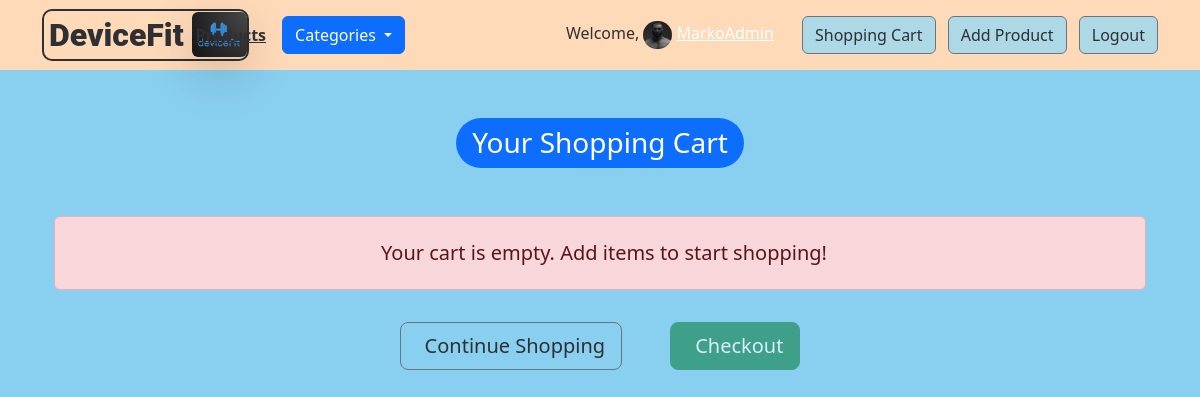
The page /cart/ (signed in) on the database as committed earlier.
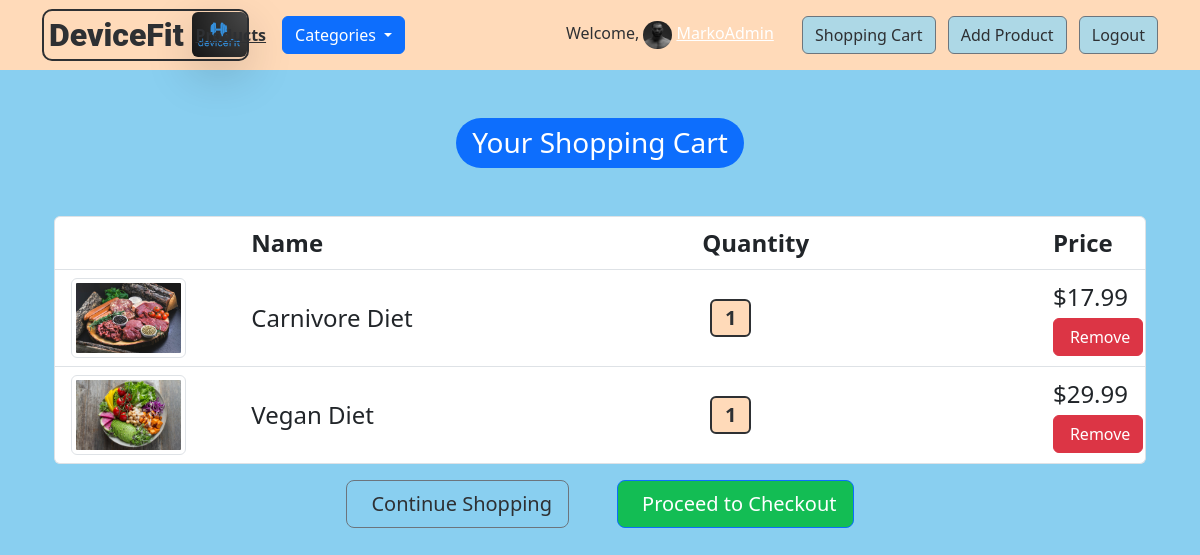
The same page on the database as committed later.
### app/models.py (models this page shows, shortened)
class ProductInCart(models.Model):
    product = models.ForeignKey(to=Product, on_delete=models.CASCADE)
    cart = models.ForeignKey(to=Cart, on_delete=models.CASCADE)
    quantity = models.IntegerField(default=1)
    class Meta:
        verbose_name_plural = "Products in cart"

class Product(models.Model):
    name = models.CharField(max_length=255)
    description = models.TextField()
    price = models.DecimalField(
        max_digits=10, decimal_places=2, validators=[MinValueValidator(0.01)]
    )
    image = models.ImageField(upload_to="products/")
    category = models.ForeignKey(to=Category, on_delete=models.CASCADE)
    user = models.ForeignKey(to=User, on_delete=models.CASCADE)
    created_at = models.DateTimeField(auto_now_add=True)
    updated_at = models.DateTimeField(auto_now=True)
    slug = models.SlugField(unique=True, blank=True, default="")
    class Meta:
        unique_together = ["user", "slug"]

### app/views.py (the view)
# urls.py: path("cart/", views.cart, name="cart"),
def cart(request: HttpRequest) -> HttpResponse:
    cart, cart_items = get_user_cart(request)
    context = {
        "categories": get_categories(),
        "info": get_user_info(request),
        "cart": cart_items,
    }
    return render(request, "cart.html", context)

### app/views.py (called while the page is built)
def get_categories() -> list[models.Category]:
    return list(models.Category.objects.all())

def get_user_info(request: HttpRequest) -> models.UserInformation | None:
    if not request.user.is_authenticated:
        return None
    try:
        return models.UserInformation.objects.get(user=request.user)  # type: ignore
    except models.UserInformation.DoesNotExist:
        return None

def get_user_cart(request: HttpRequest):
    if not request.user.is_authenticated:
        return None, None
    cart, _ = models.Cart.objects.get_or_create(user=request.user)
    cart_items = cart.productincart_set.all()
    return cart, cart_items

### app/templates/cart.html (shortened to what this page needs)
{% extends 'base.html' %} {% block content %}
<div class="container">
    <h3 class="text-center my-5">
        <span class="bg-primary text-white rounded-pill py-2 px-3 d-inline-block mx-auto">
            Your Shopping Cart
        </span>
    </h3>
    <ul class="list-group">
        {% if cart|length == 0 %}
        <h5 class="alert alert-danger text-center py-4 rounded-lg">
            Your cart is empty. Add items to start shopping!
        </h5>
        {% else %}
        <li class="list-group-item" key="{p.id}">
            <div class="row">
                <div class="col-2"></div>
                <div class="col-5 my-auto fs-4 fw-bold">Name</div>
                <div class="col-1 my-auto fs-4 fw-bold">Quantity</div>
                <div class="col-4 g-col-3 d-flex flex-column align-items-end">
                    <div class="col-1 my-auto fs-4 me-5 fw-bold">Price</div>
                </div>
            </div>
        </li>
        {% for product in cart %}
        <li class="list-group-item" key="{p.id}">
            <div class="row">
                <div class="col-2">
                    <img src="{{ product.product.image.url }}" alt="{{ product.product.name }}"
                        class="img-fluid img-thumbnail" style="max-height: 10vh" />
                </div>
                <div class="col-5 my-auto fs-4">{{ product.product.name }}</div>
                <div class="col-1 my-auto">
                    <div class="badge">
                        <span class="badge fs-5 bg-peach bg-darkGray darkGrayBorder">{{ product.quantity }}</span>
                    </div>
                </div>
                <div class="col-4 g-col-3 d-flex flex-column align-items-end">
                    <div class="col-1 my-auto fs-4 me-5">
                        ${{ product.product.price }}
                    </div>
                    <div class="col-1 my-auto fs-4 me-5">
                        <button id="{{ product.product.slug }}" type="button" class="btn btn-danger remove-from-cart">
                             Remove
                        </button>
                    </div>
                </div>
            </div>
        </li>
        {% endfor %} {% endif %}
    </ul>
    <div class="row mt-3">
        <div class="d-flex justify-content-center gap-5">
            <a href="/" class="btn btn-outline-secondary btn-lg bg-darkGray bg-hoverPeach">
                 Continue Shopping
              </a>
            {% if cart|length == 0 %}
            <a href="/checkout" class="btn btn-success btn-lg disabled">
                 Checkout
            </a>
            {% else %}
            <a href="/checkout" class="btn btn-primary btn-lg bg-greenish bg-hoverPeach">
                 Proceed to Checkout
            </a>
            {% endif %}
        </div>
    </div>
</div>
{% endblock %}

Rows that differ between the two databases and show on the page:
added ProductInCart: product.image (picture), product.name "Carnivore Diet", quantity "1", product.price "17.99"
added ProductInCart: product.image (picture), product.name "Vegan Diet", quantity "1", product.price "29.99"
Other text that changed with them:
text no longer shown: "Your cart is empty. Add items to start shopping! Checkout"
text now shown: "Name Quantity Price Proceed to Checkout"
